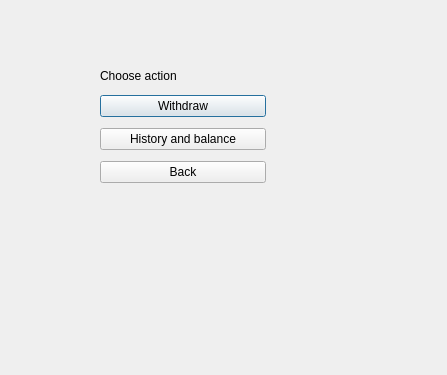
<?xml version="1.0" encoding="UTF-8"?>
<ui version="4.0">
 <class>creditwindow</class>
 <widget class="QDialog" name="creditwindow">
  <property name="geometry">
   <rect>
    <x>0</x>
    <y>0</y>
    <width>447</width>
    <height>375</height>
   </rect>
  </property>
  <property name="windowTitle">
   <string>Dialog</string>
  </property>
  <widget class="QLabel" name="label">
   <property name="geometry">
    <rect>
     <x>100</x>
     <y>60</y>
     <width>161</width>
     <height>31</height>
    </rect>
   </property>
   <property name="text">
    <string>Choose action</string>
   </property>
  </widget>
  <widget class="QWidget" name="verticalLayoutWidget">
   <property name="geometry">
    <rect>
     <x>100</x>
     <y>90</y>
     <width>166</width>
     <height>100</height>
    </rect>
   </property>
   <layout class="QVBoxLayout" name="verticalLayout">
    <item>
     <widget class="QPushButton" name="Cwithdraw">
      <property name="text">
       <string>Withdraw</string>
      </property>
     </widget>
    </item>
    <item>
     <widget class="QPushButton" name="Chistory">
      <property name="text">
       <string>History and balance</string>
      </property>
     </widget>
    </item>
    <item>
     <widget class="QPushButton" name="CPoistu">
      <property name="text">
       <string>Back</string>
      </property>
     </widget>
    </item>
   </layout>
  </widget>
 </widget>
 <resources/>
 <connections/>
</ui>
